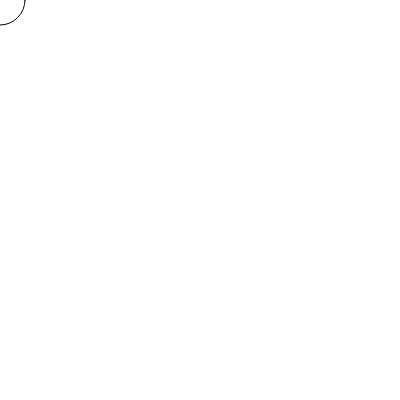
Frame 1 (no input)
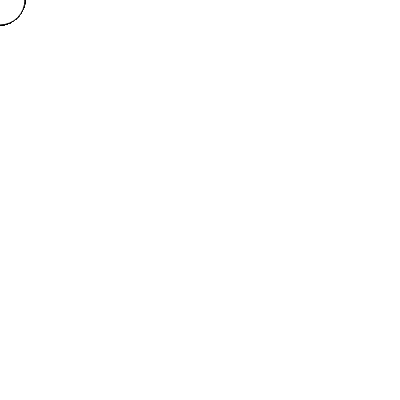
Frame 60 (no input)
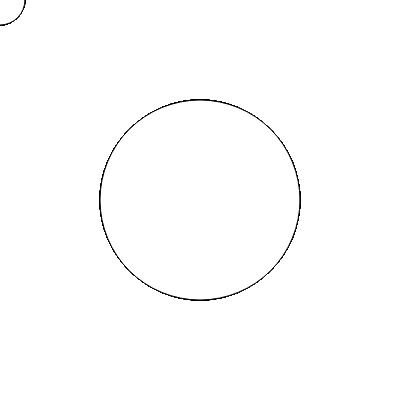
Frame 120 (the mouse pressed at the canvas centre since frame 60)

The p5.js sketch that drew these frames (run headless with seeded random() and noise() and a simulated clock; from frame 60 on, the mouse is pressed at the canvas centre):

// p5.js sketch
// ── sketch.js
function setup() {
  createCanvas(400, 400);

}
				//comment out certain lines to see more
function draw() {
 // background(mouseX,mouseY,220); //remove the mouse x & y to see more or comment out the background
  
  ellipse(mouseX, mouseY, 50, 50);
  ellipse(200,200, mouseX, mouseY);
  console.log(mouseX);
}
